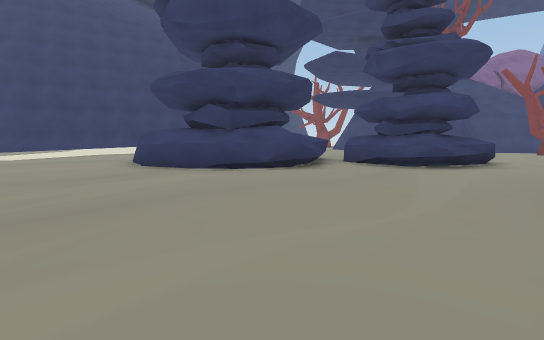
View 1 (above)

23 first-person views from a walk through a 3-D level made in the Unity game engine. The camera is 1.4 m above the floor, tilts 6° down and sees 85° across. The floor is counted in squares, 2 m on a side. Each view is taken from the middle of a square. On the plan, view 1 faces up. The plan holds only what a view shows up to about 10 squares ahead; the rest is blank. The place goes on beyond the plan. Some animated figures are not drawn.

View 2
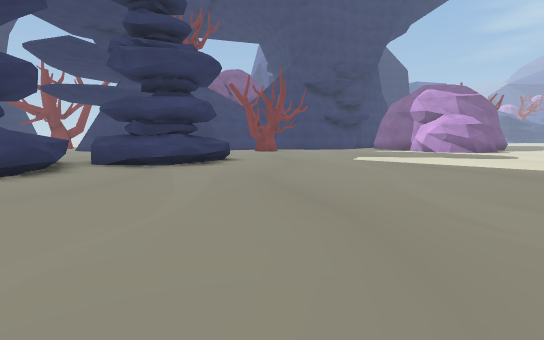

View 3
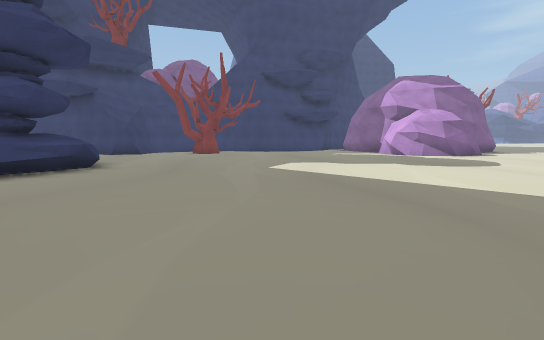

View 4
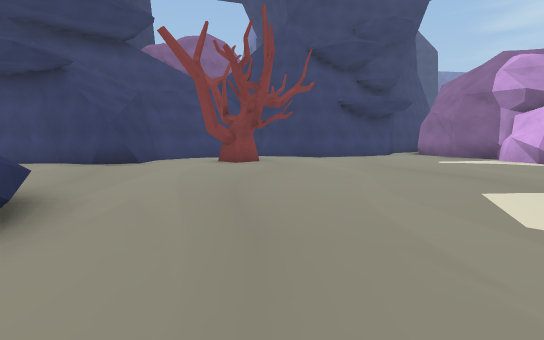

View 5
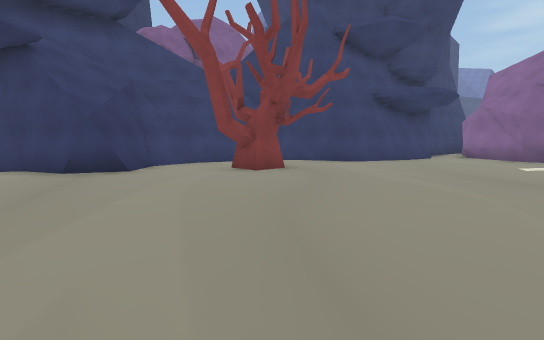

View 6
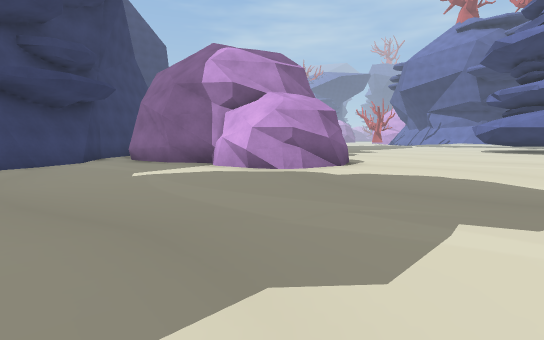

View 7
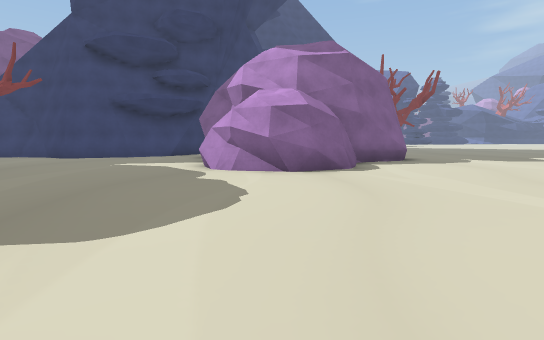

View 8
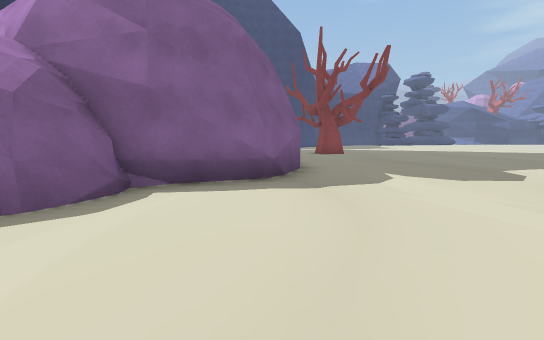

View 9
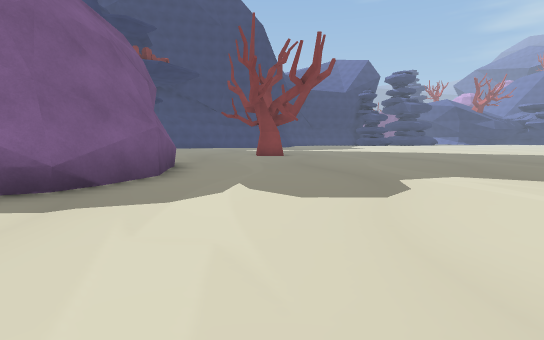

View 10
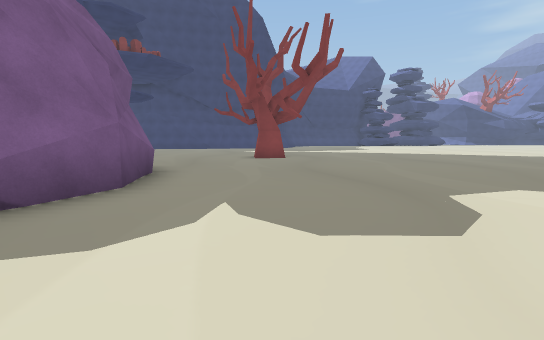

View 11
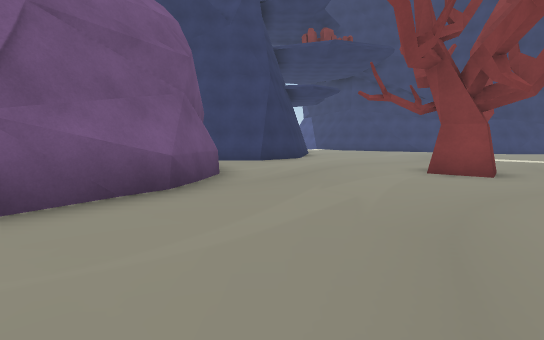

View 12
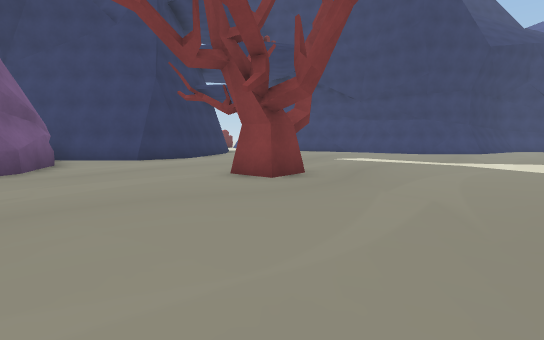

View 13
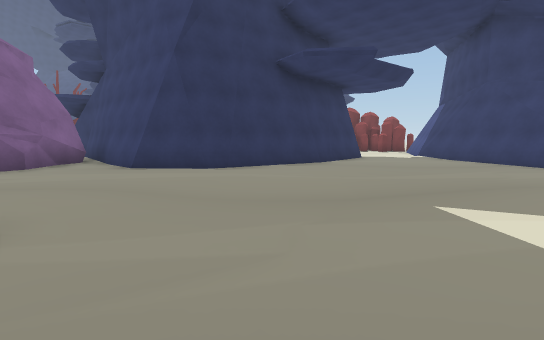

View 14
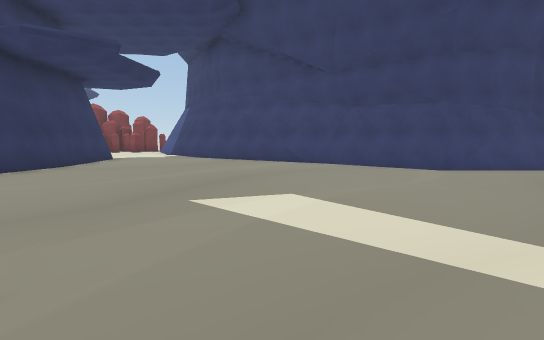

View 15
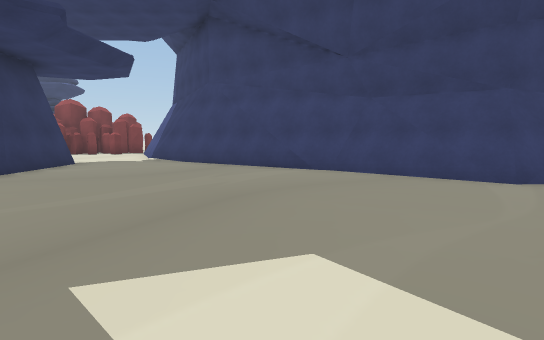

View 16
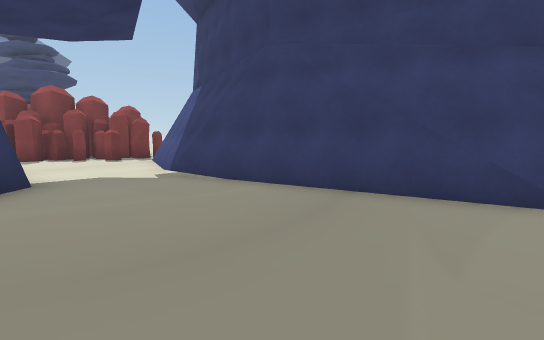

View 17
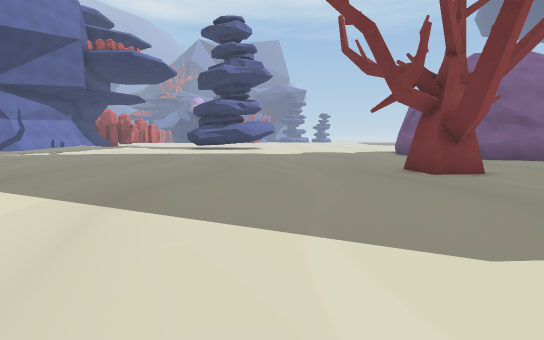

View 18
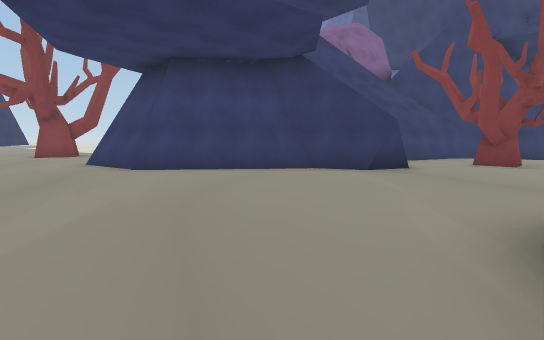

View 19
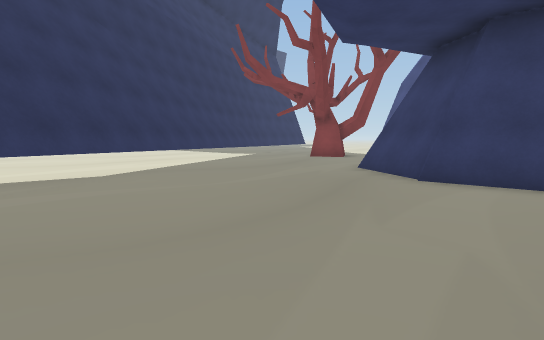

View 20
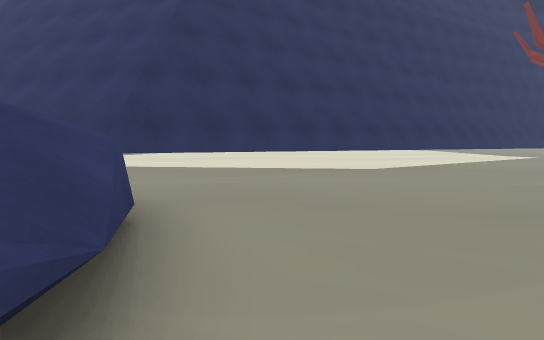

View 21
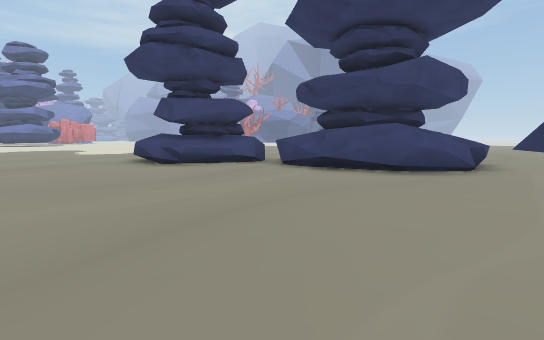

View 22
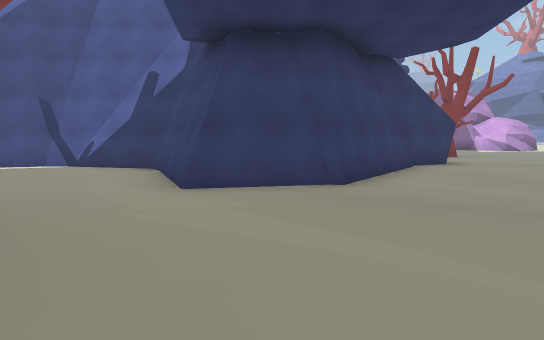

View 23
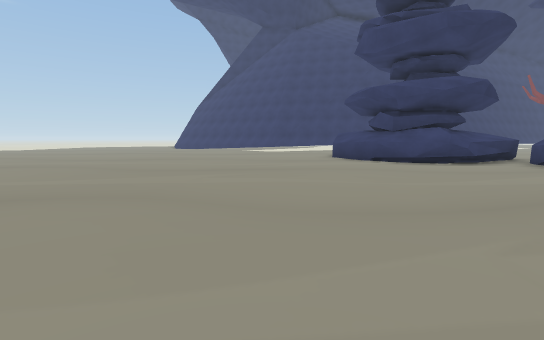

### Floor plan
Key: @ floor where view 1 was taken; # wall or solid block; . floor; = window, fence, low wall or low ledge; ^ raised ledge.
Columns run from 8 left of view 1 to 39 right of it. Each row starts with its distance up from view 1.
 24         #.   ...#               ######
 23        ##.......#               #....#
 22        #.......##                ....##
 21        #......##                  ....#
 20        #.....##                    ...###
 19       ##.....#                      ....##
 18       #......##                     #....###
 17       #.......##                    #......###
 16       #........##                   #.......###
 15      ##.........######              #.........##
 14      #...........#.... #            #...........
 13      #.^=..............##           #...........
 12     .^###^.........##...##         ##..........
 11    ..    #..^^#..........####   ####............
 10 #...      ^###^.............#   #...............
  9 ....##   ^.## ^.............#   ##.............
  8  ....#   #.^#^^............##    #.............
  7   ....^#^...^..............#     #.....#.......
  6   ........................##     #.............
  5    ......................##      #.............
  4    .......................########.............
  3   ........................###.##...............
  2  ..............................................
  1 ...............................................
  0 ........@......................................
 -1 ............         ..........................
 -2  ...........              ... ...........  ...

Positions as (right, up) in squares from view 1, and headings:
1: (0, 0), facing up
2: (0, 0), facing up-right
3: (4, 0), facing up-right
4: (6, 5), facing up-right
5: (7, 7), facing up-right
6: (10, 5), facing right
7: (13, -1), facing up-right
8: (19, -1), facing up-right
9: (22, -2), facing up-right
10: (23, -1), facing up-right
11: (27, 1), facing up
12: (31, 1), facing up
13: (34, 8), facing up-left
14: (34, 8), facing up
15: (34, 10), facing up
16: (32, 14), facing up
17: (38, 9), facing down-left
18: (2, 11), facing up-right
19: (2, 13), facing up
20: (2, 12), facing up-left
21: (2, 19), facing down
22: (0, 19), facing right
23: (3, -2), facing up-left
